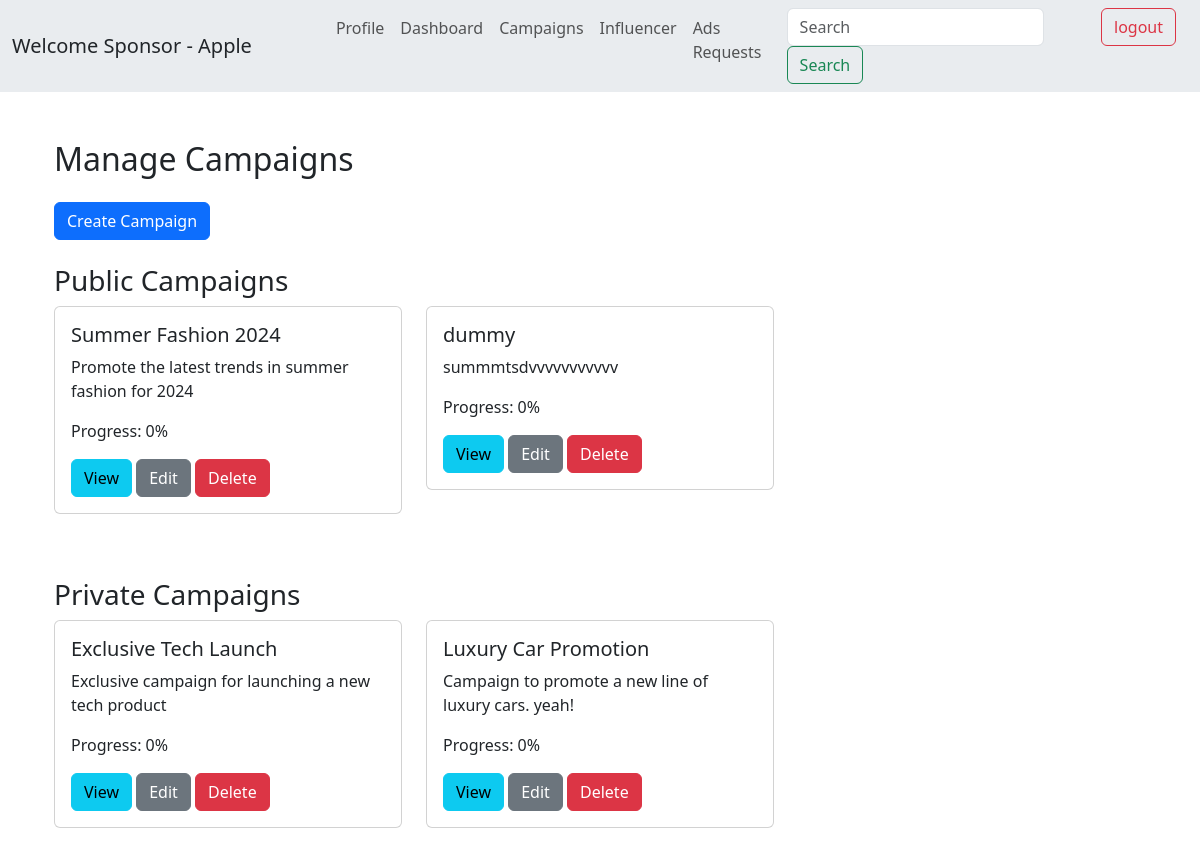
/sponsor/campaigns (signed in), run on an earlier commit of the app's database.
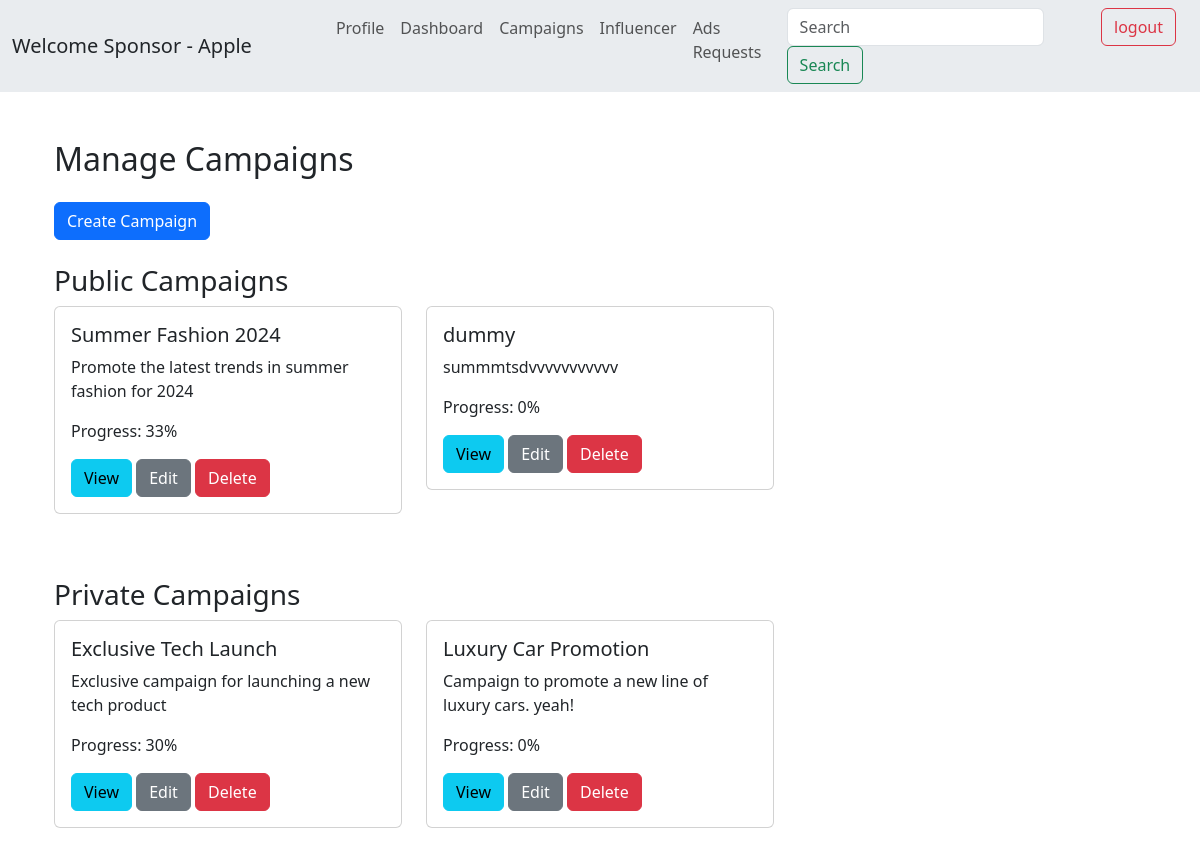
And on a later commit of the database.
### models.py (models this page shows)
class Campaign(db.Model):
    __tablename__ = 'campaigns'
    id = db.Column(db.Integer, primary_key=True)
    title = db.Column(db.String(200), nullable=False)
    description = db.Column(db.String(400), nullable=False)
    niche = db.Column(db.String(100), nullable=False)
    start_date = db.Column(db.Date, nullable=False)
    end_date = db.Column(db.Date, nullable=False)
    budget = db.Column(db.Float, nullable=False)
    visibility = db.Column(db.String(50), nullable=False)
    status = db.Column(db.String(50), nullable=False, default='ongoing')
    goals = db.Column(db.Text, nullable=True)
    sponsor_id = db.Column(db.Integer, db.ForeignKey('users.id'), nullable=False)
    is_flagged = db.Column(db.Boolean, default=False)
    sponsor = db.relationship('User', backref=db.backref('campaigns', lazy=True))
    ad_requests = db.relationship('AdRequest', back_populates='campaign', lazy=True)
    def progress(self):
        total_ads_required = sum(ad_request.ads_required for ad_request in self.ad_requests)
        total_ads_completed = sum(ad_request.ads_completed for ad_request in self.ad_requests)
        if total_ads_required == 0:
            return 0
        return int((total_ads_completed / total_ads_required) * 100)

class AdRequest(db.Model):
    __tablename__ = 'ad_requests'
    id = db.Column(db.Integer, primary_key=True)
    campaign_id = db.Column(db.Integer, db.ForeignKey('campaigns.id'), nullable=False)
    influencer_id = db.Column(db.Integer, db.ForeignKey('users.id'), nullable=False)
    sponsor_id = db.Column(db.Integer, db.ForeignKey('users.id'), nullable=False)
    details = db.Column(db.Text, nullable=True)
    ads_required = db.Column(db.Integer, nullable=False, default=1)
    ads_completed = db.Column(db.Integer, nullable=False, default=0)
    payment_amount = db.Column(db.Float, nullable=False)
    status = db.Column(db.String(50), nullable=False, default='pending')  # pending, approved, rejected, accepted, completed
    updated_at = db.Column(db.DateTime, default=datetime.utcnow, onupdate=datetime.utcnow)
    campaign = db.relationship('Campaign', back_populates='ad_requests')
    influencer = db.relationship('User', foreign_keys=[influencer_id])
    sponsor = db.relationship('User', foreign_keys=[sponsor_id])

### main.py (the view, shortened to what this page needs)
@app.route('/sponsor/campaigns', methods=['GET', 'POST'])
def sponsor_campaigns():
    if 'user_id' not in session or session['user_role'] != 'sponsor':
        flash('You need to be logged in as a sponsor to create a campaign.', 'danger')
        return redirect(url_for('login'))
    sponsor_id = session['user_id']
    public_campaigns = Campaign.query.filter_by(visibility='public', sponsor_id=sponsor_id).all()
    private_campaigns = Campaign.query.filter_by(visibility='private', sponsor_id=sponsor_id).all()
    return render_template('/sponsor/sponsor_campaigns.html', public_campaigns=public_campaigns, private_campaigns=private_campaigns)

### main.py (called while the page is built)
@app.context_processor
def inject_user():
    if 'user_id' in session:
        user = User.query.get(session['user_id'])
    else:
        user = None
    return dict(current_user=user)

### templates/sponsor/sponsor_campaigns.html (shortened to what this page needs)
{% extends 'base.html' %}
{% block content %}
<div class="container mt-5">
    <h2 class="mb-4">Manage Campaigns</h2>
    <button type="button" class="btn btn-primary mb-4" data-toggle="modal" data-target="#createCampaignModal">
        Create Campaign
    </button>
    <div class="mb-5">
        <h3>Public Campaigns</h3>
        <div class="row">
            {% for campaign in public_campaigns %}
                {% if campaign.sponsor_id == session['user_id'] %}
                    <div class="col-md-4 mb-3">
                        <div class="card">
                            <div class="card-body">
                                <h5 class="card-title">{{ campaign.title }}</h5>
                                <p class="card-text">{{ campaign.description }}</p>
                                <p class="card-text">Progress: {{ campaign.progress() }}%</p>
                                <a href="{{ url_for('view_campaign', campaign_id=campaign.id) }}" class="btn btn-info">View </a>
                                <a href="{{ url_for('edit_campaign', campaign_id=campaign.id) }}" class="btn btn-secondary">Edit </a>
                                <form method="POST" action="{{ url_for('delete_campaign', campaign_id=campaign.id) }}" style="display:inline;">
                                    <button type="submit" class="btn btn-danger">Delete </button>
                                </form>
                            </div>
                        </div>
                    </div>
                {% endif %}
            {% endfor %}
        </div>
    </div>
    <div class="mb-5">
        <h3>Private Campaigns</h3>
        <div class="row">
            {% for campaign in private_campaigns %}
                {% if campaign.sponsor_id == session['user_id'] %}
                    <div class="col-md-4 mb-3">
                        <div class="card">
                            <div class="card-body">
                                <h5 class="card-title">{{ campaign.title }}</h5>
                                <p class="card-text">{{ campaign.description }}</p>
                                <p class="card-text">Progress: {{ campaign.progress() }}%</p>
                                <a href="{{ url_for('view_campaign', campaign_id=campaign.id) }}" class="btn btn-info">View </a>
                                <a href="{{ url_for('edit_campaign', campaign_id=campaign.id) }}" class="btn btn-secondary">Edit </a>
                                <form method="POST" action="{{ url_for('delete_campaign', campaign_id=campaign.id) }}" style="display:inline;">
                                    <button type="submit" class="btn btn-danger">Delete </button>
                                </form>
                            </div>
                        </div>
                    </div>
                {% endif %}
            {% endfor %}
        </div>
    </div>
</div>
{% endblock %}

What changed in the data, as far as the page shows it:
changed Campaign "Summer Fashion 2024": progress "0" → "33"
changed Campaign "Exclusive Tech Launch": progress "0" → "30"
